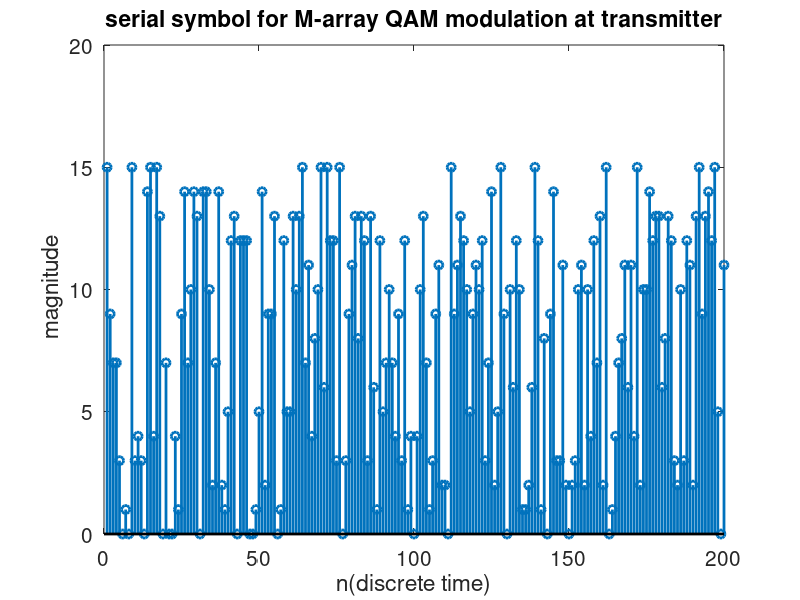
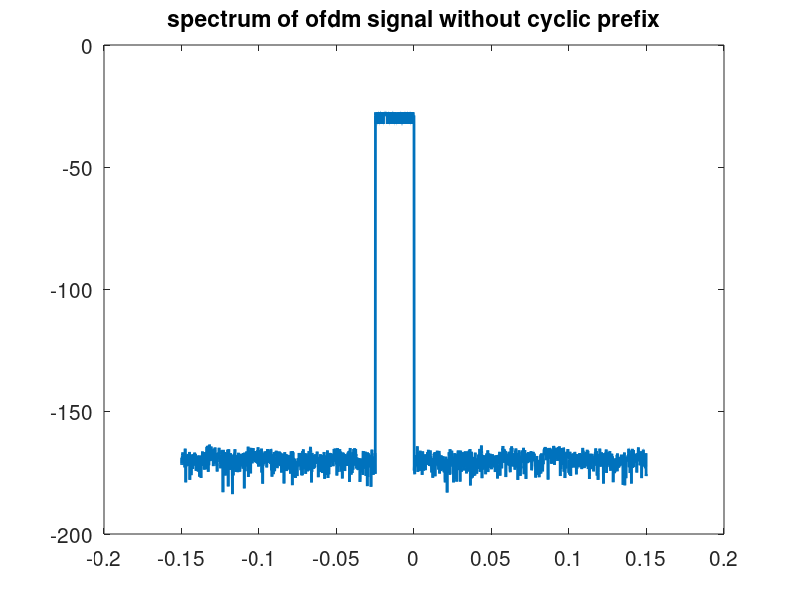
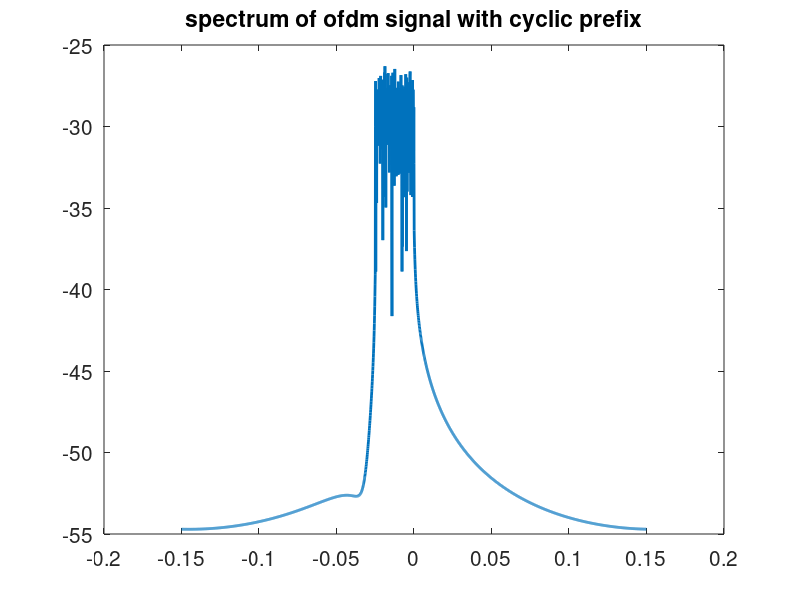
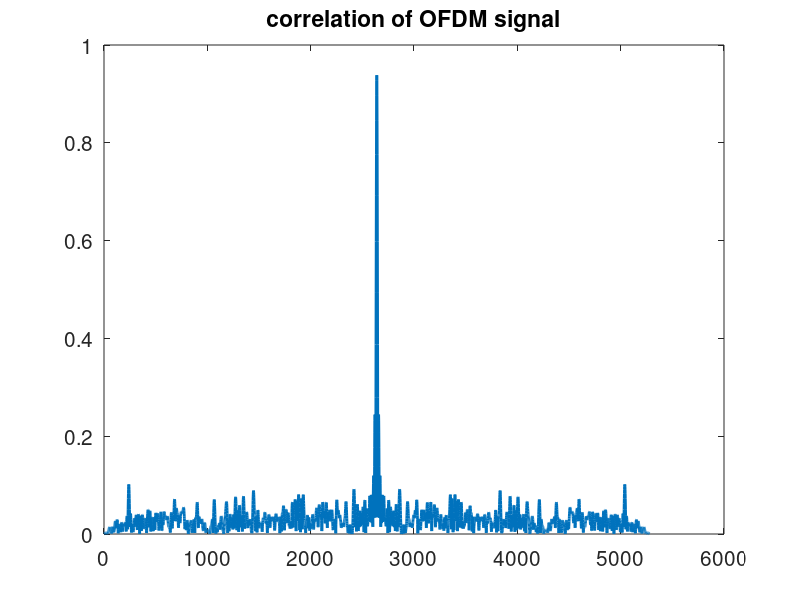

Source code (MATLAB) for these figures, in order:
clear all; 
close all
set(0,'defaultaxesfontsize',15);
set(0,'defaultlinelinewidth',2);


%bandwidth
BW=3000*1e3;  %in Hz
%BW=300*1e3;  %in Hz

fs=15*1e3;  % frequency spacing

%number of carriers
N_FFT = round(BW/fs); % no of sub band       
T=0.001; %subframe interval
Ts=1/fs; % time interval of a ofdm symbol  %OFDM symbol time, because each sub-carrier has a 15 kHZ BW
Ns=12;%number of samples per ofdm symbol 
Tsa=Ts/Ns;%sampling interval
Fs=1/Tsa; %sampling frquency
N=round(T/Ts);  % no of ofdm symbols per subframe
%%%%%%%%%%%%%%%%%%

%%%%%%%%
M=2^4;                                             % M qam modulation
nbit=N_FFT*log2(M);                                %number of information bits
msg=round(rand(nbit,1));                           % information generation as binary form

% binary information convert into symbolic form for M-array QAM modulation
%M=order of QAM modulation
msg_reshape=reshape(msg,log2(M),nbit/log2(M))';

size(msg_reshape);
for(j=1:1:nbit/log2(M))
   for(i=1:1:log2(M))
       a(j,i)=num2str(msg_reshape(j,i));
   end
end


as=bin2dec(a);
ass=as';
figure
stem(ass,'Linewidth',2.0);
title('serial symbol for M-array QAM modulation at transmitter');
xlabel('n(discrete time)');
ylabel(' magnitude');
pause 

%%%%%%%%%%%%%%%%% qam mod %%%%%%%%%%%%%%%5
p=qammod(ass,M);

%%%%%%%%%%%%%%%%%%%%%%%%
y=[];
for i=1:round(N_FFT*Ns)
y(i)=sum(exp(1j*2*pi*i*[0:N_FFT-1]/Ns/N_FFT).*p);
end
y=y/(N_FFT*Ns);

faxnoGI=[-BW/2: BW/(N_FFT)/Ns: BW/2-BW/(N_FFT)/Ns]*1e-7; 
figure
plot(faxnoGI,fftshift(10*log10(abs((ifft(y))))))
title('spectrum of ofdm signal without cyclic prefix');

pause
%%%%%%%%%%%%%%% cyclic prefix %%%%%%%%%%%
N_GI = round((0.1)*N_FFT);
y1=[y(round(N_FFT*Ns-N_GI*Ns+1):round(N_FFT*Ns)) y];

fc=[-BW/2: BW/(N_FFT+N_GI)/Ns: BW/2-BW/(N_FFT+N_GI)/Ns]*1e-7;
figure
plot(fc,fftshift(10*log10(abs((ifft(y1))))))
title('spectrum of ofdm signal with cyclic prefix');

pause
figure
plot(abs(xcorr((y1))));
title('correlation of OFDM signal');
